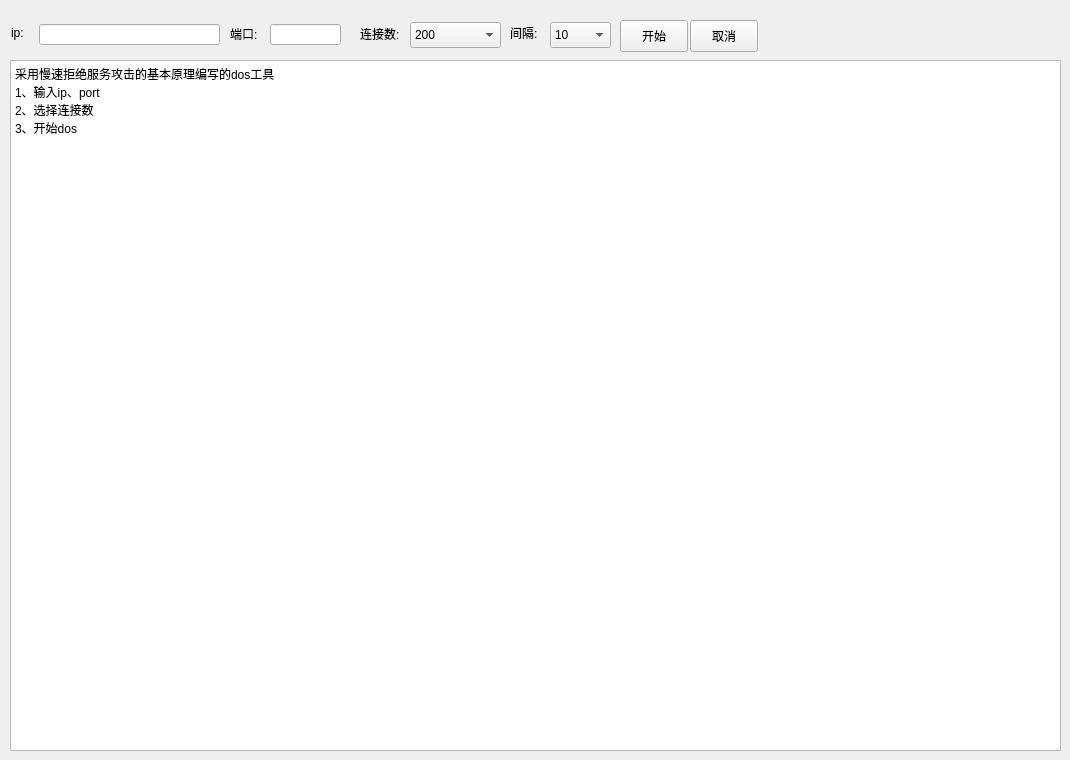
    <widget class="QWidget" name="tab_11">
     <attribute name="title">
      <string>慢速攻击</string>
     </attribute>
     <widget class="QLabel" name="label_54">
      <property name="geometry">
       <rect>
        <x>11</x>
        <y>25</y>
        <width>20</width>
        <height>16</height>
       </rect>
      </property>
      <property name="text">
       <string>ip:</string>
      </property>
     </widget>
     <widget class="QLineEdit" name="lineEdit_slowhttp_ip">
      <property name="geometry">
       <rect>
        <x>39</x>
        <y>24</y>
        <width>181</width>
        <height>21</height>
       </rect>
      </property>
     </widget>
     <widget class="QLabel" name="label_56">
      <property name="geometry">
       <rect>
        <x>360</x>
        <y>25</y>
        <width>61</width>
        <height>18</height>
       </rect>
      </property>
      <property name="text">
       <string>连接数:</string>
      </property>
     </widget>
     <widget class="QComboBox" name="comboBox_slowhttp_thread">
      <property name="geometry">
       <rect>
        <x>410</x>
        <y>22</y>
        <width>91</width>
        <height>26</height>
       </rect>
      </property>
      <item>
       <property name="text">
        <string>200</string>
       </property>
      </item>
      <item>
       <property name="text">
        <string>300</string>
       </property>
      </item>
      <item>
       <property name="text">
        <string>400</string>
       </property>
      </item>
      <item>
       <property name="text">
        <string>500</string>
       </property>
      </item>
     </widget>
     <widget class="QLabel" name="label_57">
      <property name="geometry">
       <rect>
        <x>230</x>
        <y>25</y>
        <width>30</width>
        <height>18</height>
       </rect>
      </property>
      <property name="text">
       <string>端口:</string>
      </property>
     </widget>
     <widget class="QLineEdit" name="lineEdit_slowhttp_port">
      <property name="geometry">
       <rect>
        <x>270</x>
        <y>24</y>
        <width>71</width>
        <height>21</height>
       </rect>
      </property>
     </widget>
     <widget class="QPushButton" name="pushButton_slowhttp_start">
      <property name="geometry">
       <rect>
        <x>620</x>
        <y>20</y>
        <width>68</width>
        <height>32</height>
       </rect>
      </property>
      <property name="text">
       <string>开始</string>
      </property>
     </widget>
     <widget class="QPushButton" name="pushButton_slowhttp_stop">
      <property name="geometry">
       <rect>
        <x>690</x>
        <y>20</y>
        <width>68</width>
        <height>32</height>
       </rect>
      </property>
      <property name="text">
       <string>取消</string>
      </property>
     </widget>
     <widget class="QPlainTextEdit" name="plainTextEdit_slowhttp_result">
      <property name="geometry">
       <rect>
        <x>10</x>
        <y>60</y>
        <width>1051</width>
        <height>691</height>
       </rect>
      </property>
      <property name="plainText">
       <string>采用慢速拒绝服务攻击的基本原理编写的dos工具
1、输入ip、port
2、选择连接数
3、开始dos</string>
      </property>
     </widget>
     <widget class="QLabel" name="label_58">
      <property name="geometry">
       <rect>
        <x>510</x>
        <y>25</y>
        <width>51</width>
        <height>16</height>
       </rect>
      </property>
      <property name="text">
       <string>间隔:</string>
      </property>
     </widget>
     <widget class="QComboBox" name="comboBox_slowhttp_time">
      <property name="geometry">
       <rect>
        <x>550</x>
        <y>22</y>
        <width>61</width>
        <height>26</height>
       </rect>
      </property>
      <item>
       <property name="text">
        <string>10</string>
       </property>
      </item>
      <item>
       <property name="text">
        <string>15</string>
       </property>
      </item>
      <item>
       <property name="text">
        <string>20</string>
       </property>
      </item>
      <item>
       <property name="text">
        <string>25</string>
       </property>
      </item>
      <item>
       <property name="text">
        <string>30</string>
       </property>
      </item>
     </widget>
    </widget>
